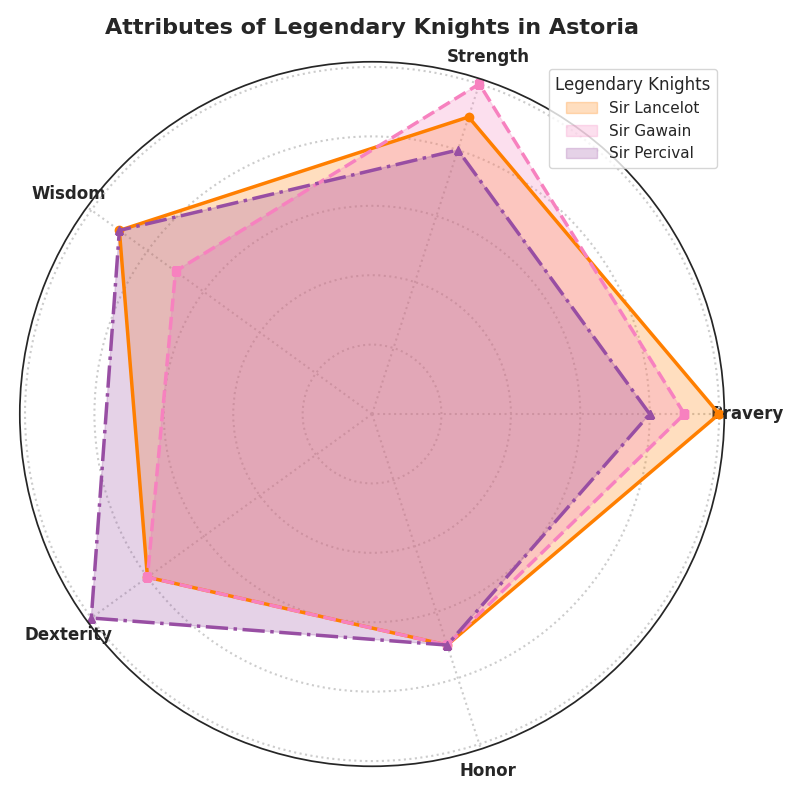

Write the Python code that produced this figure.
import matplotlib.pyplot as plt
import numpy as np

attributes = ['Bravery', 'Strength', 'Wisdom', 'Dexterity', 'Honor']
n_attributes = len(attributes)

lancelot = [10, 9, 9, 8, 7]
gawain = [9, 10, 7, 8, 7]
percival = [8, 8, 9, 10, 7]

lancelot += lancelot[:1]
gawain += gawain[:1]
percival += percival[:1]

angles = np.linspace(0, 2 * np.pi, n_attributes, endpoint=False).tolist()
angles += angles[:1]

fig, ax = plt.subplots(figsize=(8, 8), subplot_kw=dict(polar=True))
plt.xticks(angles[:-1], attributes, fontsize=12, fontweight='bold')

colors = ['#ff7f00', '#f781bf', '#984ea3']
markers = ['o', 's', '^']
line_styles = ['-', '--', '-.']
knight_names = ['Sir Lancelot', 'Sir Gawain', 'Sir Percival']
knight_data = [lancelot, gawain, percival]

for idx, knight in enumerate(knight_data):
    ax.fill(angles, knight, color=colors[idx], alpha=0.25, label=knight_names[idx])
    ax.plot(angles, knight, color=colors[idx], linewidth=2.5, linestyle=line_styles[idx], marker=markers[idx])

ax.set_yticklabels([])
ax.grid(linewidth=1.5, linestyle=':')

plt.legend(loc='best', title='Legendary Knights')
plt.title('Attributes of Legendary Knights in Astoria', size=16, fontweight='bold', pad=20)
plt.tight_layout()
plt.show()
